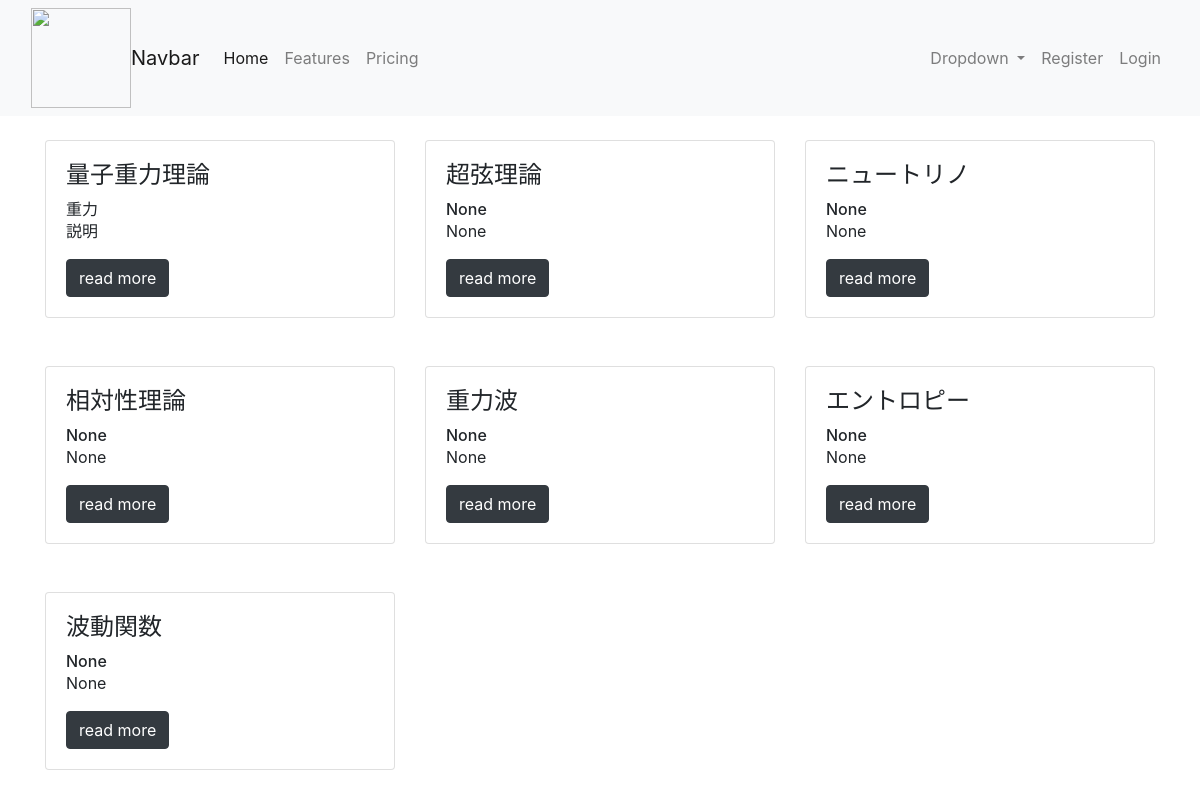
The page / on the database its author committed.
### myapp/models.py (models this page shows)
class Category(models.Model):
    name = models.CharField(max_length=100)
    subname = models.CharField(max_length=100,blank=True,null=True)
    desc = models.CharField(max_length=100,blank=True,null=True)

### myapp/views.py (the view)
# urls.py: path('',views.index),
def index(request):
    category = Category.objects.all()
    context = {
        "category":category
    }
    return render(request,'myapp/index.html',context)

### myapp/templates/myapp/index.html (shortened to what this page needs)
{% load static %}
<html lang="ja">
 <head>
   <link rel="stylesheet" href="https://stackpath.bootstrapcdn.com/bootstrap/4.5.2/css/bootstrap.min.css">
 </head>
 <body>
  <nav class="navbar navbar-expand-lg navbar-light bg-light">
    <div class="container-fluid">
      <img src="C:\Users\ユーザー\Downloads\block-ga9da2ea73_640.png"" alt="" width="100" height="100">
      <a class="navbar-brand" href="#">Navbar</a>
      <div class="collapse navbar-collapse" id="navbarNav">
        <ul class="navbar-nav mr-auto">
          <li class="nav-item">
            <a class="nav-link active" aria-current="page" href="#">Home</a>
          </li>
          <li class="nav-item">
            <a class="nav-link" href="#">Features</a>
          </li>
          <li class="nav-item">
            <a class="nav-link" href="#">Pricing</a>
          </li>
        </ul>
      </div>
      <ul class="navbar-nav">
        <li class="nav-item dropdown">
         <a class="nav-link dropdown-toggle" href="#" id="navbarDropdown" role="button" data-toggle="dropdown" aria-haspopup="true" aria-expanded="false">
           Dropdown
         </a>
        </li>
        <li class="nav-item">
          <a class="nav-link" href="#">Register</a>
        </li>
        <li class="nav-item">
          <a class="nav-link" href="#">Login</a>
        </li>
      </ul>
    </div>
  </nav>
<div class="container">
  <div class="row">
    {% for item in category %}
   <div class="col-4 my-4">
      <div class="card">
        <div class="card-body">
          <h4 class="card-title"><p>{{item.name}}</p></h4>
          <h6 class="card-subtitle">{{item.subname}}</h6>
          <p class="card-text">{{item.desc}}</p>
          <a href="{% url 'myapp:product_detail' item.id %}" class="btn btn-dark">read more</a>
        </div>
      </div>
    </div>
    {% endfor %}
  </div>
</div>

### rows shown on the page
Category: name "量子重力理論", subname "重力", desc "説明"
Category: name "超弦理論", subname "None", desc "None"
Category: name "ニュートリノ", subname "None", desc "None"
Category: name "相対性理論", subname "None", desc "None"
Category: name "重力波", subname "None", desc "None"
Category: name "エントロピー", subname "None", desc "None"
Category: name "波動関数", subname "None", desc "None"
